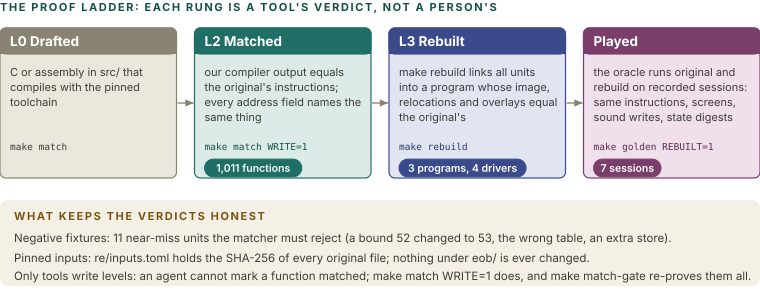

Generate this figure with Python:
import sys; sys.path.insert(0, '.')
from figlib import *

c = Canvas(760, 300)
c.section(0, 11, "The proof ladder: each rung is a tool's verdict, not a person's")
steps = [
    ("grey", "L0  Drafted", ["C or assembly in src/ that compiles with the pinned toolchain"], "make match", ""),
    ("teal", "L2  Matched", ["our compiler output equals the original's instructions; every address field names the same thing"], "make match WRITE=1", "1,011 functions"),
    ("navy", "L3  Rebuilt", ["make rebuild links all units into a program whose image, relocations and overlays equal the original's"], "make rebuild", "3 programs, 4 drivers"),
    ("plum", "Played", ["the oracle runs original and rebuild on recorded sessions: same instructions, screens, sound writes, state digests"], "make golden REBUILT=1", "7 sessions"),
]
n = len(steps); gap = 18; w = (760 - gap * (n - 1)) / n
for i, (k, t, body, cmd, res) in enumerate(steps):
    x = i * (w + gap)
    tc, sc, fc = PAL[k]
    c.rect(x, 28, w, 150, fill=fc, stroke=sc, sw=1.2, rx=6)
    c.rect(x, 28, w, 26, fill=SOLID[k], stroke=SOLID[k], sw=1.2, rx=6)
    c.rect(x, 44, w, 10, fill=SOLID[k], stroke="none", rx=0)
    c.text(x + 10, 46, t, size=13.5, weight=700, color="#FFFFFF")
    c.para(x + 10, 76, body[0], w - 20, size=11, lh=15, color=INK2)
    c.text(x + 10, 150, cmd, size=9.5, mono=True, color=tc)
    if res:
        c.pill(x + 10, 168, res, k, size=10.5, solid=True)
    if i < n - 1:
        c.arrow([(x + w + 1, 103), (x + w + gap - 1, 103)], color=GREY)
# negative fixtures
c.panel(0, 200, 760, 86, fill=PANEL)
c.section(14, 220, "What keeps the verdicts honest", color=PAL["ochre"][0])
c.text(14, 242, "Negative fixtures: 11 near-miss units the matcher must reject (a bound 52 changed to 53, the wrong table, an extra store).", size=11.5, color=INK2)
c.text(14, 262, "Pinned inputs: re/inputs.toml holds the SHA-256 of every original file; nothing under eob/ is ever changed.", size=11.5, color=INK2)
c.text(14, 280, "Only tools write levels: an agent cannot mark a function matched; make match WRITE=1 does, and make match-gate re-proves them all.", size=11.5, color=INK2)
c.save("figs/brief_ladder.svg")
